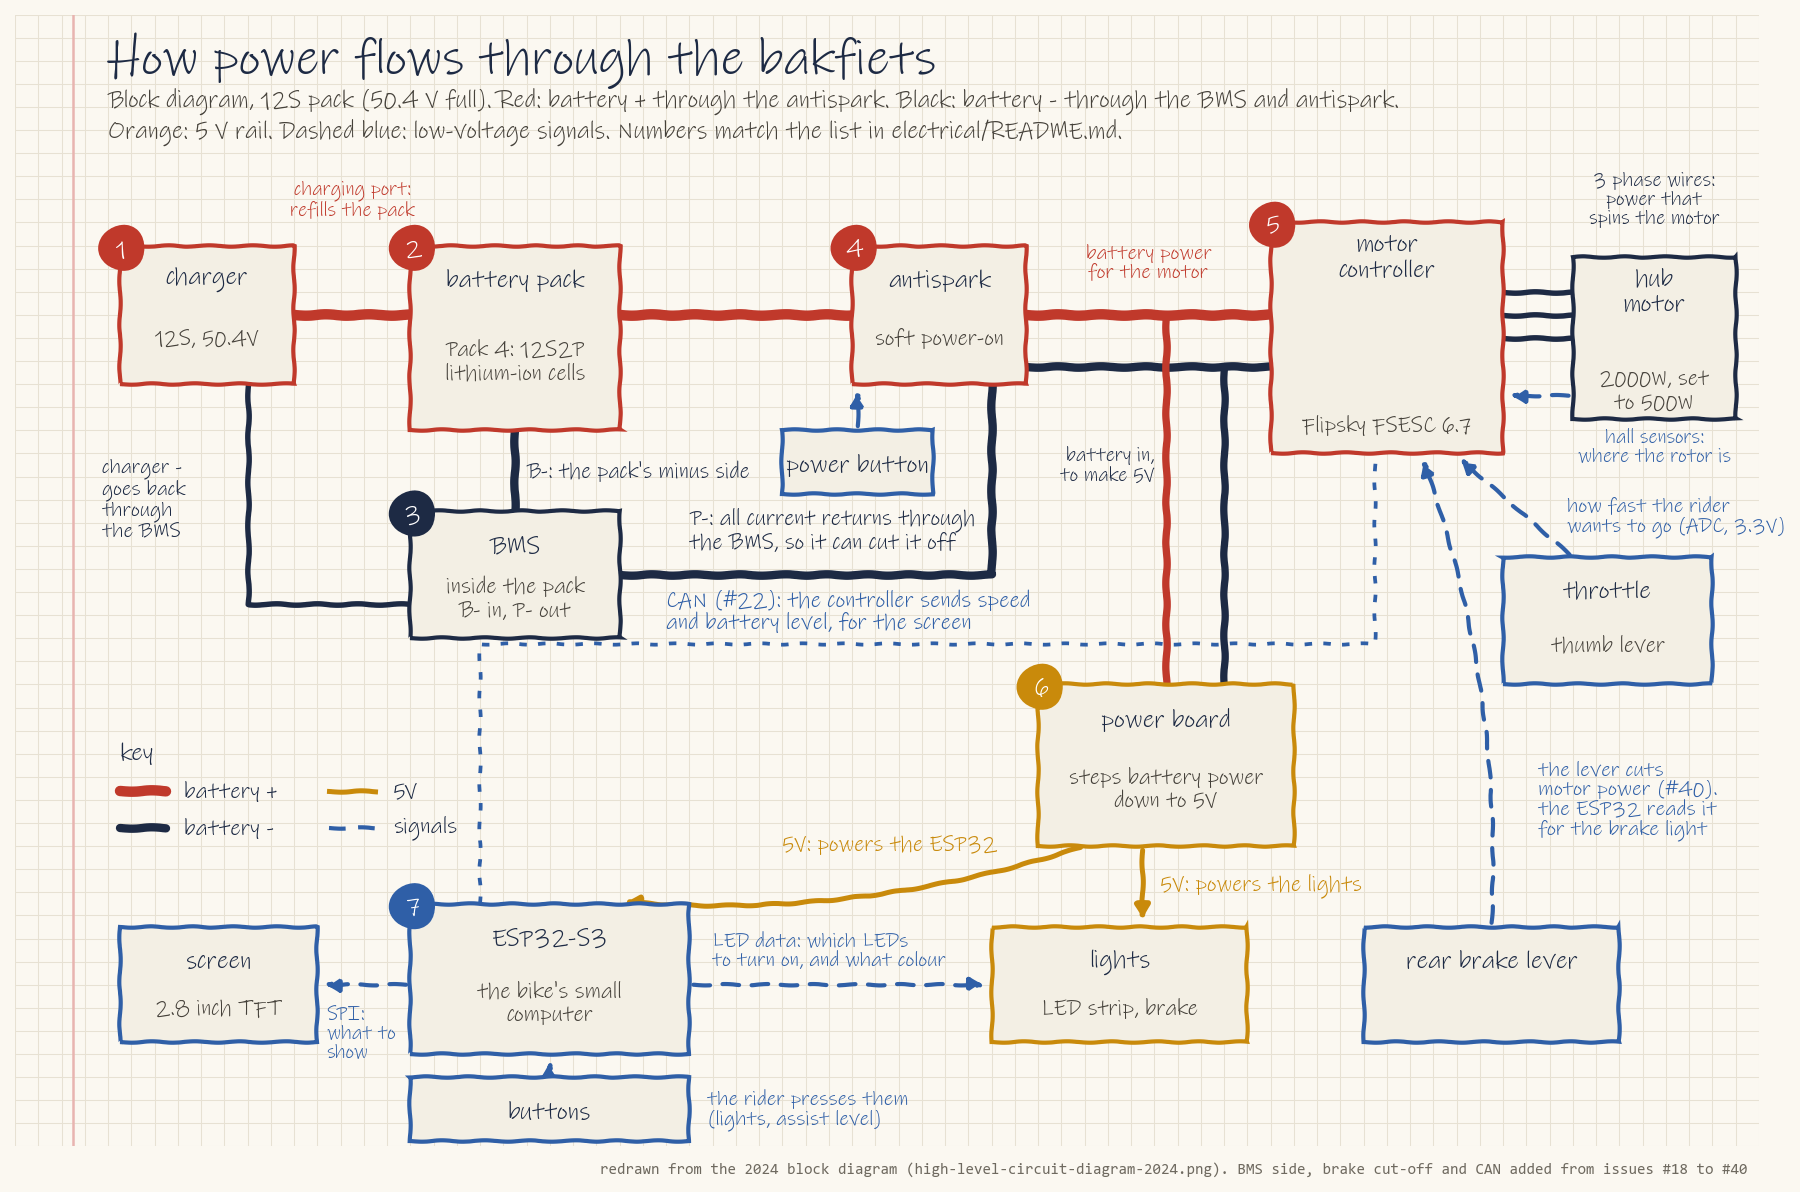

Here is the Python script that generated this plot:
import sys, os
HERE = os.path.dirname(os.path.abspath(__file__))
sys.path.insert(0, os.path.join(HERE, '..', '..', 'docs', 'diagrams'))
from notebook import *
from matplotlib.patches import Rectangle, Circle, FancyArrowPatch

fig, ax = page(150, 98, (15, 9.8))
note(ax, 8, 94, 'How power flows through the bakfiets', size=24, weight='bold')
note(ax, 8, 89.2, 'Block diagram, 12S pack (50.4 V full). Red: battery + through the antispark. Black: battery - through the BMS and antispark.\nOrange: 5 V rail. Dashed blue: low-voltage signals. Numbers match the list in electrical/README.md.',
     size=11.5, color=PENCIL)

def block(x, y, w, h, title, sub, col, n=None):
    ax.add_patch(Rectangle((x, y), w, h, fc='#f3efe4', ec=col, lw=2, zorder=2))
    note(ax, x + w / 2, y + h - 3, title, size=12, weight='bold', ha='center', zorder=3)
    if sub: note(ax, x + w / 2, y + h / 2 - 2, sub, size=9.2, color=PENCIL, ha='center', linespacing=1.15, zorder=3)
    if n:
        ax.add_patch(Circle((x + 0.2, y + h - 0.2), 1.9, fc=col, ec=col, zorder=4))
        note(ax, x + 0.2, y + h - 0.3, str(n), size=10.5, color='white', weight='bold', ha='center', zorder=5)
def line(xs, ys, c=RED, lw=5): ax.plot(xs, ys, color=c, lw=lw, solid_capstyle='round', zorder=1)
def arrow(p, q, c, ls='-', lw=2, rad=0):
    ax.add_patch(FancyArrowPatch(p, q, arrowstyle='-|>', mutation_scale=14, color=c, lw=lw, ls=ls,
                                 connectionstyle=f'arc3,rad={rad}', zorder=1))

# positive side, top row
Y = 72
block(9, 66, 15, 12, 'charger', '12S, 50.4V', RED, 1)
block(34, 62, 18, 16, 'battery pack', 'Pack 4: 12S2P\nlithium-ion cells', RED, 2)
block(72, 66, 15, 12, 'antispark', 'soft power-on', RED, 4)
block(108, 60, 20, 20, 'motor\ncontroller', '', RED, 5)
note(ax, 118, 62.5, 'Flipsky FSESC 6.7', size=9.2, color=PENCIL, ha='center', zorder=3)
block(134, 63, 14, 14, 'hub\nmotor', '', INK)
note(ax, 141, 65.5, '2000W, set\nto 500W', size=9.2, color=PENCIL, ha='center', zorder=3)
line([24, 34], [Y, Y]); line([52, 72], [Y, Y]); line([87, 108], [Y, Y])
note(ax, 97.5, 76.5, 'battery power\nfor the motor', size=8.5, color=RED, ha='center', linespacing=1)
for dy in (-2, 0, 2): line([128, 134], [Y + dy, Y + dy], INK, lw=2.6)
arrow((134, 65), (128.2, 65), BLUE, ls=(0, (4, 3)))
note(ax, 141, 60.6, 'hall sensors:\nwhere the rotor is', size=8.2, color=BLUE, ha='center', linespacing=1)
note(ax, 141, 82, '3 phase wires:\npower that\nspins the motor', size=8.2, color=INK, ha='center', linespacing=1)
note(ax, 29, 82, 'charging port:\nrefills the pack', size=8.2, color=RED, ha='center', linespacing=1)

# negative side through the BMS
block(34, 44, 18, 11, 'BMS', 'inside the pack\nB- in, P- out', INK, 3)
line([43, 43], [62, 55], INK, lw=4)
note(ax, 44, 58.5, "B-: the pack's minus side", size=9, color=INK)
line([52, 84, 84], [49.5, 49.5, 66], INK, lw=4)
line([87, 108], [67.5, 67.5], INK, lw=4)
note(ax, 58, 53.4, 'P-: all current returns through\nthe BMS, so it can cut it off', size=9.2, color=INK, linespacing=1.05)
line([20, 20, 34], [66, 47, 47], INK, lw=2.6)
note(ax, 7.5, 56, 'charger -\ngoes back\nthrough\nthe BMS', size=8.5, color=INK, linespacing=1)

# power board
block(88, 26, 22, 14, 'power board', 'steps battery power\ndown to 5V', GOLD, 6)
line([99, 99], [Y, 40], RED, lw=3.5)
line([104, 104], [67.5, 40], INK, lw=3.5)
note(ax, 98, 59, 'battery in,\nto make 5V', size=8.2, color=INK, ha='right', linespacing=1)

# power button for the antispark
block(66, 56.5, 13, 5.5, 'power button', '', BLUE)
arrow((72.5, 62), (72.5, 65.8), BLUE, ls=(0, (4, 3)))

# throttle and brakes into the controller
block(128, 40, 18, 11, 'throttle', 'thumb lever', BLUE)
arrow((134, 51), (124, 59.8), BLUE, ls=(0, (4, 3)))
note(ax, 133.5, 54.5, 'how fast the rider\nwants to go (ADC, 3.3V)', size=8.5, color=BLUE, linespacing=1.05)

# electronics
block(34, 8, 24, 13, 'ESP32-S3', "the bike's small\ncomputer", BLUE, 7)
block(9, 9, 17, 10, 'screen', '2.8 inch TFT', BLUE)
block(84, 9, 22, 10, 'lights', 'LED strip, brake', GOLD)
block(34, 0.5, 24, 5.5, 'buttons', '', BLUE)
block(116, 9, 22, 10, 'rear brake lever', '', BLUE)
arrow((92, 26), (52, 21.2), GOLD, lw=2.4, rad=-0.1)
arrow((97, 26), (97, 19.2), GOLD, lw=2.4)
note(ax, 66, 26.2, '5V: powers the ESP32', size=9.2, color=GOLD, weight='bold')
note(ax, 98.5, 22.6, '5V: powers the lights', size=9.2, color=GOLD, weight='bold')
arrow((34, 14), (26.2, 14), BLUE, ls=(0, (4, 3)))
note(ax, 26.8, 9.8, 'SPI:\nwhat to\nshow', size=8.2, color=BLUE, linespacing=1)
arrow((58, 14), (83.8, 14), BLUE, ls=(0, (4, 3)))
note(ax, 60, 17, 'LED data: which LEDs\nto turn on, and what colour', size=8.5, color=BLUE, linespacing=1)
arrow((46, 6), (46, 7.8), BLUE, ls=(0, (4, 3)))
note(ax, 59.5, 3.2, 'the rider presses them\n(lights, assist level)', size=8.5, color=BLUE, linespacing=1)
arrow((127, 19), (121, 59.8), BLUE, ls=(0, (4, 3)), rad=0.1)
note(ax, 131, 30, 'the lever cuts\nmotor power (#40).\nthe ESP32 reads it\nfor the brake light', size=8.8, color=BLUE, linespacing=1.05)
ax.plot([40, 40, 117, 117], [21, 43.5, 43.5, 60], color=BLUE, lw=1.8, ls=(0, (2, 3)), zorder=1)
note(ax, 56, 46.4, 'CAN (#22): the controller sends speed\nand battery level, for the screen', size=9.3, color=BLUE, linespacing=1.05)

# key
lx, ly = 9, 34
note(ax, lx, ly, 'key', size=12, weight='bold')
line([lx, lx + 4], [ly - 3.2, ly - 3.2], RED, 5); note(ax, lx + 5.5, ly - 3.2, 'battery +', size=9.5)
line([lx, lx + 4], [ly - 6.4, ly - 6.4], INK, 4); note(ax, lx + 5.5, ly - 6.4, 'battery -', size=9.5)
ax.plot([lx + 18, lx + 22], [ly - 3.2, ly - 3.2], color=GOLD, lw=2.4); note(ax, lx + 23.5, ly - 3.2, '5V', size=9.5)
ax.plot([lx + 18, lx + 22], [ly - 6.4, ly - 6.4], color=BLUE, lw=2, ls=(0, (4, 3))); note(ax, lx + 23.5, ly - 6.4, 'signals', size=9.5)
mono(ax, 149, -2, 'redrawn from the 2024 block diagram (high-level-circuit-diagram-2024.png). BMS side, brake cut-off and CAN added from issues #18 to #40', size=6.6, color='#6f6a60', ha='right')
save(fig, os.path.join(HERE, 'bakfiets-power-flow.png'))
